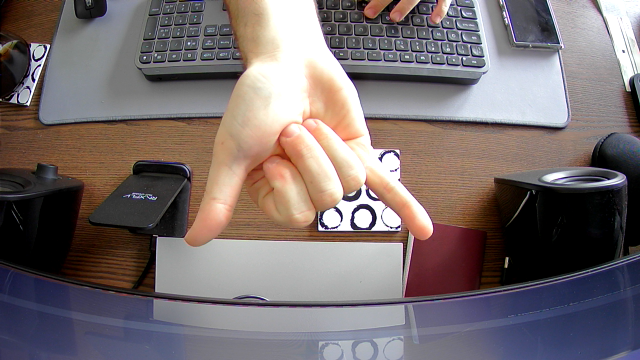
#> input picture evd3_project/scripts/data_and_features/data/hang_loose/1696423759207377100.png, 640 x 360 px, found by its file name
$ python extract.py
#> lines starting #> are read from the running program, lines starting #| are printed output that depends on the picture; after the words box and inside, x2 and y2 are one past the last pixel; in counts of white or black regions, pixels touching at a corner belong together; long printed decimals are rounded
### evd3_project/scripts/data_and_features/segment.py
import os
import glob
import cv2 as cv
import numpy as np

def maskBlueBG(img):
    """ Asssuming the background is blue, segment the image and return a
        BW image with foreground (white) and background (black)
    """
    # Change image color space
    img_hsv = cv.cvtColor(img, cv.COLOR_BGR2HSV)
    # Note that 0≤V≤1, 0≤S≤1, 0≤H≤360 and if H<0 then H←H+360
    # 8-bit images: V←255V,S←255S,H←H/2(to fit to 0 to 255)
    # see https://docs.opencv.org/4.5.3/de/d25/imgproc_color_conversions.html#color_convert_rgb_hsv

    # Define background color range in HSV space
    light_blue = (75,125,0)  # converted from HSV value obtained with colorpicker (150,50,0)
    dark_blue  = (140,255,255)  # converted from HSV value obtained with colorpicker (250,100,100)

    light_blue = (0,0,0)  # converted from HSV value obtained with colorpicker (150,50,0)
    dark_blue  = (255,50,255)  # converted from HSV value obtained with colorpicker (250,100,100)

    # Mark pixels outside background color range
    mask = ~cv.inRange(img_hsv, light_blue, dark_blue)
    return mask


# [29 lines that do not run on import are left out]


### evd3_project/scripts/data_and_features/extract.py
import os
import glob
import cv2 as cv
import numpy as np
from segment import maskBlueBG

def getLargestContour(img_BW):
    """ Return largest contour in foreground as an nd.array """
    contours, hier = cv.findContours(img_BW.copy(), cv.RETR_EXTERNAL,
                                     cv.CHAIN_APPROX_SIMPLE)
    contour = max(contours, key=cv.contourArea)

    return np.squeeze(contour)

def getContourExtremes(contour):
    """ Return contour extremes as an tuple of 4 tuples """
    # determine the most extreme points along the contour
    left = contour[contour[:, 0].argmin()]
    right = contour[contour[:, 0].argmax()]
    top = contour[contour[:, 1].argmin()]
    bottom = contour[contour[:, 1].argmax()]

    return np.array((left, right, top, bottom))

def getConvexityDefects(contour):
    """ Return convexity defects in a contour as an nd.array """
    hull = cv.convexHull(contour, returnPoints=False)
    defects = cv.convexityDefects(contour, hull)
    if defects is not None:
        defects = defects.squeeze()

    return defects

def getSimpleContourFeatures(contour):
    """ Return some simple contour features
        See https://opencv-python-tutroals.readthedocs.io/en/latest/py_tutorials/py_imgproc/py_contours/py_contour_properties/py_contour_properties.html
    """
    area = cv.contourArea(contour)
    perimeter = cv.arcLength(contour, True)
    x,y,w,h = cv.boundingRect(contour)
    aspect_ratio = float(w)/h
    rect_area = w*h
    extent = float(area)/rect_area
    features = np.array((area, perimeter, aspect_ratio, extent))

    return (features)

def getContourFeatures(contour):
    """ Return some contour features
    """
    # basic contour features
    area = cv.contourArea(contour)
    perimeter = cv.arcLength(contour, True)
    extremePoints = getContourExtremes(contour)

    # get contour convexity defect depths
    # see https://docs.opencv.org/2.4/modules/imgproc/doc/structural_analysis_and_shape_descriptors.html
    defects = getConvexityDefects(contour)

    defect_depths = defects[:,-1]/256.0 if defects is not None else np.zeros((6,1))

    # select only the 6 largest depths
    defect_depths = np.flip(np.sort(defect_depths))[0:6]

    # compile a feature vector
    features = np.append(defect_depths, (area,perimeter))

    return (features, defects)

def getHuMoments(moments):
    """ Return scaled Hu Moments """
    huMoments = cv.HuMoments(moments)
    scaled_huMoments = -1.0 * np.sign(huMoments) * np.log10(abs(huMoments))

    return np.squeeze(scaled_huMoments)


def getBlobFeatures(img_BW):
    """ Asssuming a BW image with a single white blob on a black background,
        return some blob features.
    """
    # scaled invariant moments
    moments = cv.moments(img_BW)
    scaled_huMoments = getHuMoments(moments)

    # blob centroid
    centroid = ( int(moments['m10']/moments['m00']),
                 int(moments['m01']/moments['m00']) )

    # compile a feature vector
    features = np.append(scaled_huMoments, centroid)

    return features


if __name__ == "__main__":
    """ Test feature extraction functions"""
    filename = r'C:\Users\bassc\Gitlab\evml-evd3\scripts\data_and_features\data\hang_loose\1696423759207377100.png'

    # load image and blur a bit to suppress noise
    img = cv.imread(filename)
#> img is the input picture: shape (360, 640, 3); mean B, G, R 110.1, 109.6, 120.1
    img = cv.blur(img,(3,3))
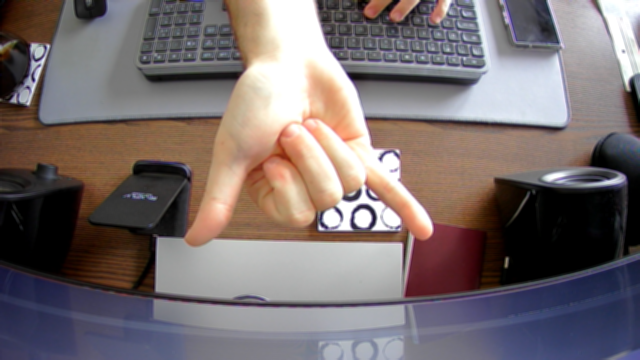
#> img: shape (360, 640, 3); mean B, G, R 110.1, 109.6, 120.1

    # mask background
    img_BW = maskBlueBG(img)
#> in maskBlueBG, `img_hsv = cv.cvtColor(img, cv.COLOR_BGR2HSV)`: img_hsv: shape (360, 640, 3); mean H, S, V 68.6, 62.6, 128.2
#> in maskBlueBG, `mask = ~cv.inRange(img_hsv, light_blue, dark_blue)`:
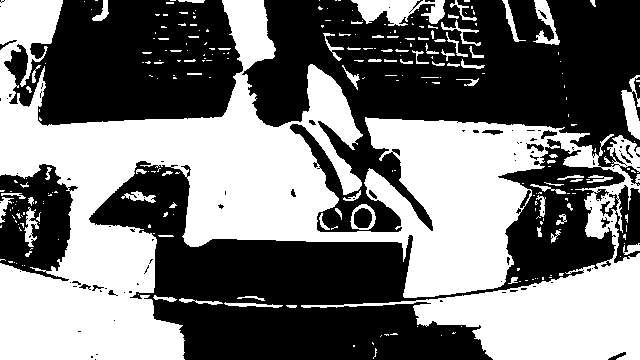
#> mask: shape (360, 640); 46.2% white; 272 white regions (193 under 20 px), largest, box (x1, y1, x2, y2) and area: (0, 0, 640, 360) 98229, (351, 0, 445, 26) 1468, (621, 75, 640, 140) 643

    # perform a series of erosions and dilations to remove any small regions of noise
    img_BW = cv.erode(img_BW, None, iterations=2)
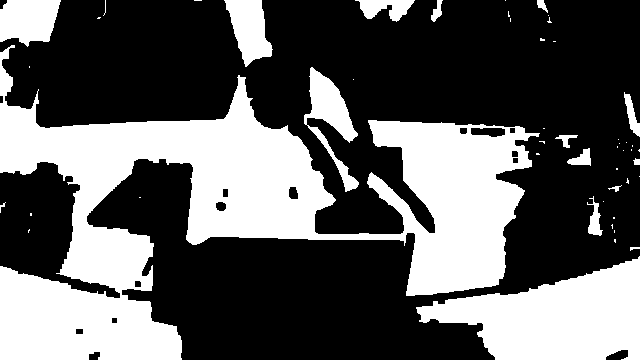
#> img_BW: shape (360, 640); 36.7% white; 50 white regions (34 under 20 px), largest, box (x1, y1, x2, y2) and area: (0, 45, 540, 360) 61896, (416, 256, 640, 360) 13768, (304, 67, 359, 192) 2390
    img_BW = cv.dilate(img_BW, None, iterations=2)
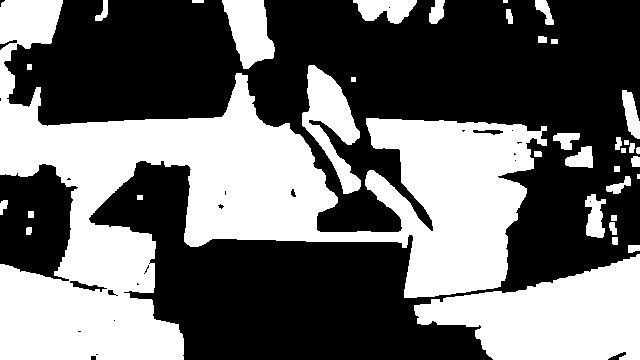
#> img_BW: shape (360, 640); 42.2% white; 37 white regions (2 under 20 px)

    cv.imshow("Segmented image", img_BW)

    # extract features
    features = getBlobFeatures(img_BW)
#> in getBlobFeatures, `moments = cv.moments(img_BW)`: moments = moments, m00 24797985, centre m10/m00, m01/m00 = (298.1, 210.2)
#> in getHuMoments, `huMoments = cv.HuMoments(moments)`: huMoments = [0.00182, 1.39e-06, 5.48e-10, 3.38e-11, -1.77e-21, -1.25e-14, -4.24e-21]
#> in getHuMoments, `scaled_huMoments = -1.0 * np.sign(huMoments) * np.log10(abs(huMoments))`: scaled_huMoments = [2.74, 5.86, 9.26, 10.47, -20.75, -13.9, -20.37]
#> in getBlobFeatures, `centroid = ( int(moments['m10']/moments['m00']), int(moments['m01']/mo..`: centroid = (298, 210)
#> in getBlobFeatures, `features = np.append(scaled_huMoments, centroid)`: features = [2.74, 5.86, 9.26, 10.47, -20.75, -13.9, -20.37, 298, 210]
    print("[INFO] blob features: {}".format(features))
#| [INFO] blob features: [  2.740   5.856   9.261  10.471 -20.751
#|  -13.903 -20.373 298.         210.        ]

    # find largest contour
    contour = getLargestContour(img_BW)
#> in getLargestContour, `contours, hier = cv.findContours(img_BW.copy(), cv.RETR_EXTERNAL, cv.C..`: contours = 37 contours, 6 with area under 20; largest, box (x1, y1, x2, y2) and area: (0, 0, 547, 360) 70566, (414, 254, 640, 360) 14440, (302, 65, 361, 194) 3266, (222, 0, 275, 69) 2258, (353, 0, 417, 24) 950
#> in getLargestContour, `contour = max(contours, key=cv.contourArea)`: contour = contour of 917 points, box (x1, y1, x2, y2) (0, 0, 547, 360), area 70566
#> contour = 917 pairs, first value 0 to 546, second value 0 to 359

    # extract features
    features, defects = getContourFeatures(contour)
#> in getContourFeatures, `area = cv.contourArea(contour)`: area = 70566.5
#> in getContourFeatures, `perimeter = cv.arcLength(contour, True)`: perimeter = 3464.4
#> in getContourExtremes, `left = contour[contour[:, 0].argmin()]`: left = [0, 7]
#> in getContourExtremes, `right = contour[contour[:, 0].argmax()]`: right = [546, 145]
#> in getContourExtremes, `top = contour[contour[:, 1].argmin()]`: top = [5, 0]
#> in getContourExtremes, `bottom = contour[contour[:, 1].argmax()]`: bottom = [0, 359]
#> in getContourFeatures, `extremePoints = getContourExtremes(contour)`: extremePoints = [[0, 7], [546, 145], [5, 0], [0, 359]]
#> in getConvexityDefects, `hull = cv.convexHull(contour, returnPoints=False)`: hull = [916, 518, 509, 412, 410, 407, 405, 403, 164, 157, 5, 3, 2, 0]
#> in getConvexityDefects, `defects = cv.convexityDefects(contour, hull)`: defects = [[0, 2, 1, 142], [3, 5, 4, 186], [5, 157, 78, 19968], [157, 164, 160, 1024], [164, 403, 285, 52116], [403, 405, 404, 186], [405, 407, 406, 162], [407, 410, 408, 710], [410, 412, 411, 114], [412, 509, 471, 9649], [509, 518, 512, 1536], [518, 916, 672, 40837]]
#> in getContourFeatures, `defect_depths = defects[:,-1]/256.0 if defects is not None else np.zer..`: defect_depths = [0.555, 0.727, 78, 4, 203.6, 0.727, 0.633, 2.77, 0.445, 37.69, 6, 159.5]
#> in getContourFeatures, `defect_depths = np.flip(np.sort(defect_depths))[0:6]`: defect_depths = [203.6, 159.5, 78, 37.69, 6, 4]
#> in getContourFeatures, `features = np.append(defect_depths, (area,perimeter))`: features = [203.6, 159.5, 78, 37.69, 6, 4, 70566.5, 3464.4]
#> features = [203.6, 159.5, 78, 37.69, 6, 4, 70566.5, 3464.4]
    print("[INFO] contour features: {}".format(features))
#| [INFO] contour features: [2.03578125e+02 1.59519531e+02 7.80000000e+01 3.76914062e+01
#|  6.00000000e+00 4.00000000e+00 7.05665000e+04 3.46436874e+03]

    # draw the outline of the object
    cv.drawContours(img, [contour], -1, (0, 255, 0), 2)
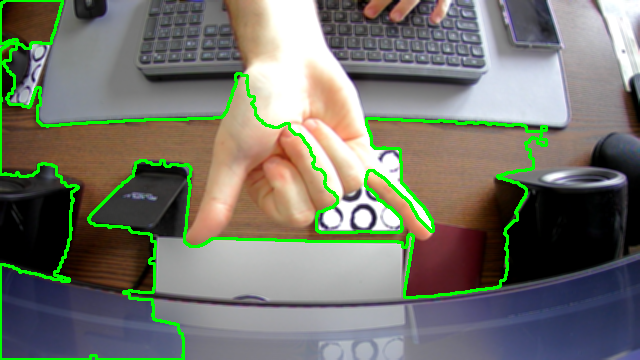
#> img: shape (360, 640, 3); 4.45% of pixels changed, all inside (x1, y1, x2, y2) = (0, 0, 548, 360)

    # point out hull defects
    if defects is not None:
        for s,e,f,d in defects:
            start = tuple(contour[s])
            end = tuple(contour[e])
            far = tuple(contour[f])
            cv.line(img,start,end,[0,255,255],2)
            cv.circle(img,far,5,[0,0,255],-1)
#> this loop made 12 passes
#> (s, e, f, d, start, end, far) on passes 1 to 12: (0, 2, 1, 142, (5, 0), (2, 2), (3, 2)), (3, 5, 4, 186, (1, 3), (0, 7), (1, 6)), (5, 157, 78, 19968, (0, 7), (0, 359), (78, 187)), (157, 164, 160, 1024, (0, 359), (183, 359), (91, 355)), (164, 403, 285, 52116, (183, 359), (493, 288), (140, 160)), (403, 405, 404, 186, (493, 288), (497, 287), (494, 287)), (405, 407, 406, 162, (497, 287), (500, 286), (498, 286)), (407, 410, 408, 710, (500, 286), (504, 280), (500, 281)), (410, 412, 411, 114, (504, 280), (505, 278), (504, 279)), (412, 509, 471, 9649, (505, 278), (546, 145), (497, 176)), (509, 518, 512, 1536, (546, 145), (546, 126), (540, 138)), (518, 916, 672, 40837, (546, 126), (62, 0), (320, 232))
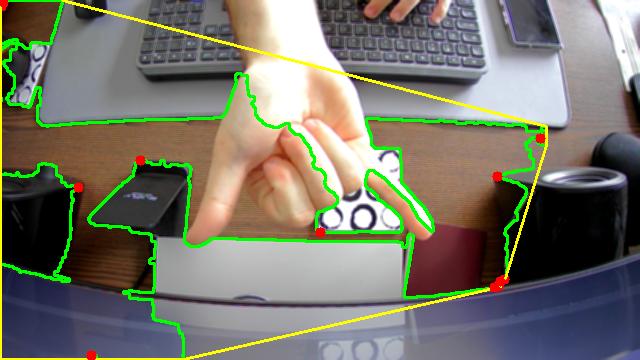
#> img: shape (360, 640, 3); 2% of pixels changed, all inside (x1, y1, x2, y2) = (0, 0, 548, 360)

    # show result
    cv.imshow("image", img)
